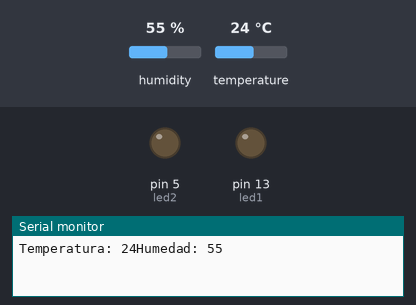
Simulated run of this sketch. Board: Arduino Uno, built with avr-gcc and run on an emulated ATmega328P. Parts: output pins drawn as LEDs (lit = HIGH), the last lines printed to the serial monitor. The inputs (shaded band) are chosen by the test bench; at power-on: humidity 55 %, temperature 24 °C.

Above: at 0.1 s.
At 0.6 s:
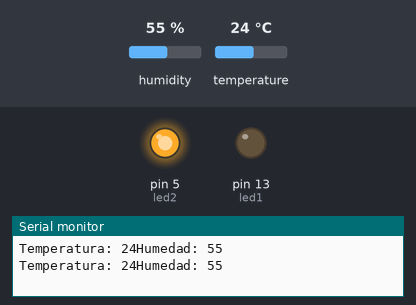
Timing chart, 0 to 2.1 s (numbered marks = the images above):
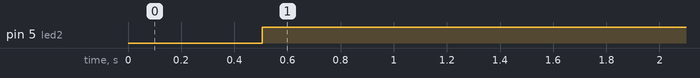

Measured:
- by itself, pin 5 (led2): LOW → HIGH at 0.51 s

The sketch:

Temp-Humedad.ino
```cpp
#include <DHT.h>
#include <DHT_U.h>

int SENSOR = 2;
int TEMPERATURA;
int HUMEDAD;

DHT dht (SENSOR, DHT22);

int led1 = 13;
int led2 = 5;
void setup() {
  pinMode(led1,OUTPUT);
  pinMode(led2,OUTPUT);
  Serial.begin (9600);
  dht.begin();
  //

}

void loop() {
  TEMPERATURA = dht.readTemperature();
  HUMEDAD = dht.readHumidity();
  Serial.print("Temperatura: ");
  Serial.print(TEMPERATURA);
  Serial.print("Humedad: ");
  Serial.println(HUMEDAD);
  delay(500);
    if (HUMEDAD > 1300)
      digitalWrite(led1,HIGH);
    else (HUMEDAD < 1300);
      digitalWrite(led2,HIGH);
      digitalWrite(led1,LOW);
  // put your main code here, to run repeatedly:

}
```
